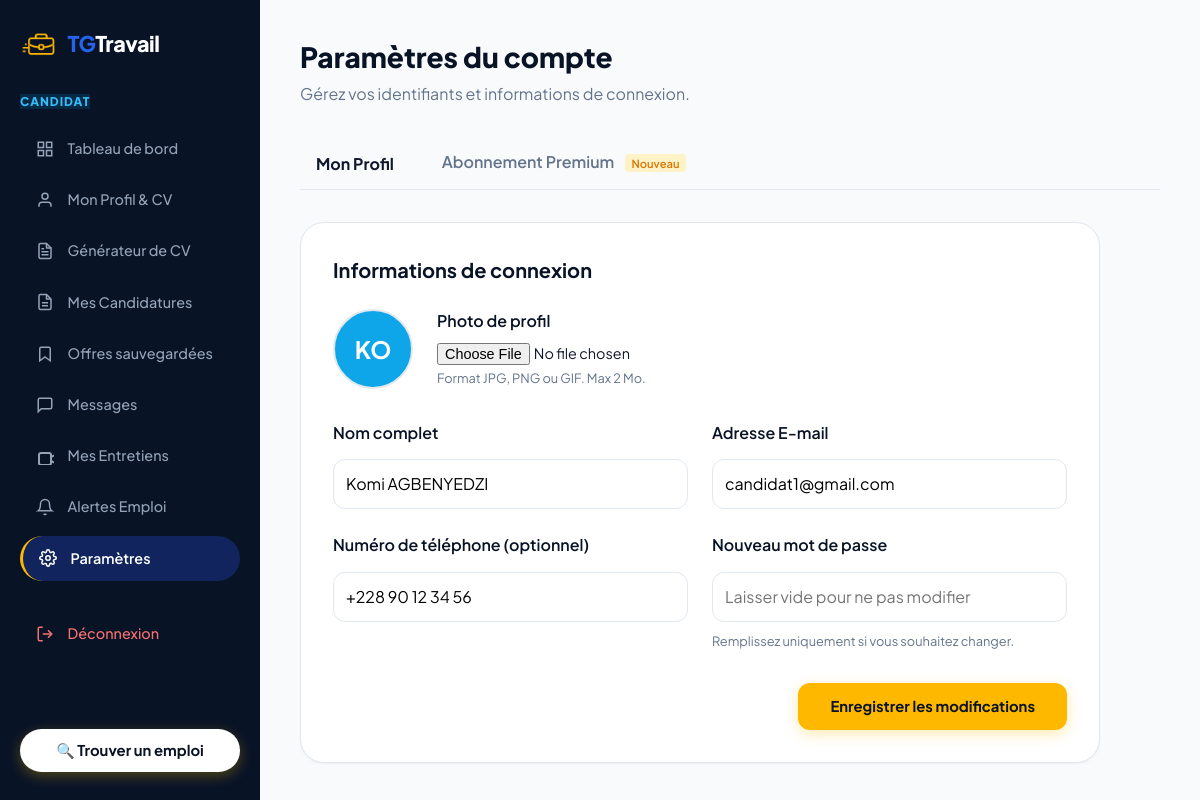
The page /siteweb/candidat/candidat-parametres.php (signed in) on the database its author committed.
### tables this page shows
CREATE TABLE `users` (
  `id` int(11) NOT NULL AUTO_INCREMENT,
  `nom` varchar(150) NOT NULL,
  `email` varchar(191) NOT NULL,
  `password` varchar(255) NOT NULL,
  `role` enum('candidat','recruteur','admin') NOT NULL DEFAULT 'candidat',
  `admin_level` enum('superadmin','moderator') DEFAULT 'superadmin',
  `telephone` varchar(30) DEFAULT NULL,
  `avatar` varchar(255) DEFAULT NULL,
  `statut_compte` enum('actif','suspendu','en_attente') NOT NULL DEFAULT 'actif',
  `created_at` timestamp NOT NULL DEFAULT CURRENT_TIMESTAMP,
  `updated_at` timestamp NOT NULL DEFAULT CURRENT_TIMESTAMP ON UPDATE CURRENT_TIMESTAMP,
  PRIMARY KEY (`id`),
  UNIQUE KEY `email` (`email`)
);

### siteweb/includes/auth.php (called while the page is built, shortened)
<?php
function isLoggedIn(): bool {
    return isset($_SESSION['user_id']);
}
function getCurrentUserId(): int {
    return (int)$_SESSION['user_id'];
}
function getCurrentUser(): ?array {
    $userId = getCurrentUserId();
    $db = getDB();
    $stmt = $db->prepare("SELECT * FROM users WHERE id = ?");
    $stmt->execute([$userId]);
    return $stmt->fetch() ?: null;
}

### siteweb/candidat/candidat-parametres.php (the view, shortened to what this page needs)
<?php
require_once __DIR__ . '/../includes/auth.php';
include __DIR__ . '/../includes/header.php';
?>
<div class="dashboard-wrapper">
  <?php include __DIR__ . '/../includes/candidat_sidebar.php'; ?>
  <main class="dashboard-content-main">
    <div class="dashboard-header" style="display: flex; justify-content: space-between; align-items: center; margin-bottom: 2rem;">
      <div class="dashboard-header-left" style="display:flex; align-items:center; gap:1rem;">
        <div>
        <h1 style="font-size: 1.75rem; font-weight: 800; color: var(--color-primary-dark);">Paramètres du compte</h1>
        <p style="color: var(--text-muted); margin-top: 0.25rem;">Gérez vos identifiants et informations de connexion.</p>
      </div>
      </div>
    </div>
    <div style="display: flex; gap: 1rem; margin-bottom: 2rem; border-bottom: 1px solid var(--border-light);">
        <button onclick="switchTab('profil')" id="tab-profil" style="background:none; border:none; padding:0.75rem 1rem; font-weight:700; color:var(--color-primary); border-bottom:3px solid var(--color-primary); cursor:pointer;">Mon Profil</button>
        <button onclick="switchTab('abonnement')" id="tab-abonnement" style="background:none; border:none; padding:0.75rem 1rem; font-weight:600; color:var(--text-muted); border-bottom:3px solid transparent; cursor:pointer;">Abonnement Premium <span style="background:#FEF3C7; color:#D97706; font-size:0.7rem; padding:0.15rem 0.4rem; border-radius:4px; margin-left:0.5rem;">Nouveau</span></button>
    </div>
    <div id="content-profil" class="dashboard-section" style="background: var(--bg-surface); border: 1px solid var(--border-light); border-radius: var(--radius-xl); padding: 2rem; box-shadow: var(--shadow-sm); max-width: 800px;">
      <h2 style="font-size: 1.25rem; font-weight: 700; color: var(--color-primary-dark); margin-bottom: 1.5rem;">Informations de connexion</h2>
      <form method="POST" action="../candidat/candidat-parametres.php" enctype="multipart/form-data">
        <div style="margin-bottom: 2rem; display: flex; align-items: center; gap: 1.5rem;">
          <?php if (!empty($user['avatar']) && file_exists(__DIR__ . '/' . $user['avatar'])): ?>
            <img src="<?= htmlspecialchars($user['avatar']) ?>" alt="Avatar" style="width: 80px; height: 80px; border-radius: 50%; object-fit: cover; border: 2px solid var(--border-light);">
          <?php else: ?>
            <div style="width: 80px; height: 80px; border-radius: 50%; background: #0EA5E9; color: #FFF; display: flex; align-items: center; justify-content: center; font-size: 1.5rem; font-weight: 700; border: 2px solid var(--border-light);">
              <?= htmlspecialchars(strtoupper(substr($user['nom'] ?? 'C', 0, 2))) ?>
            </div>
          <?php endif; ?>
          <div>
            <label style="display: block; font-weight: 600; color: var(--color-primary-dark); margin-bottom: 0.5rem;">Photo de profil</label>
            <input type="file" name="avatar_file" accept="image/png, image/jpeg, image/gif" style="font-size: 0.9rem;">
            <p style="font-size: 0.8rem; color: var(--text-muted); margin-top: 0.25rem;">Format JPG, PNG ou GIF. Max 2 Mo.</p>
          </div>
        </div>
        <div style="display: grid; grid-template-columns: 1fr 1fr; gap: 1.5rem; margin-bottom: 1.5rem;">
          <div class="form-group">
            <label style="display: block; font-weight: 600; color: var(--color-primary-dark); margin-bottom: 0.5rem;">Nom complet</label>
            <input type="text" name="nom" class="form-control" style="width: 100%; padding: 0.75rem; border: 1px solid var(--border-light); border-radius: var(--radius-md);" value="<?= htmlspecialchars($user['nom'] ?? '') ?>" required>
          </div>
          <div class="form-group">
            <label style="display: block; font-weight: 600; color: var(--color-primary-dark); margin-bottom: 0.5rem;">Adresse E-mail</label>
            <input type="email" name="email" class="form-control" style="width: 100%; padding: 0.75rem; border: 1px solid var(--border-light); border-radius: var(--radius-md);" value="<?= htmlspecialchars($user['email'] ?? '') ?>" required>
          </div>
        </div>
        <div style="display: grid; grid-template-columns: 1fr 1fr; gap: 1.5rem; margin-bottom: 2rem;">
          <div class="form-group">
            <label style="display: block; font-weight: 600; color: var(--color-primary-dark); margin-bottom: 0.5rem;">Numéro de téléphone (optionnel)</label>
            <input type="text" name="telephone" class="form-control" style="width: 100%; padding: 0.75rem; border: 1px solid var(--border-light); border-radius: var(--radius-md);" value="<?= htmlspecialchars($user['telephone'] ?? '') ?>">
          </div>
          <div class="form-group">
            <label style="display: block; font-weight: 600; color: var(--color-primary-dark); margin-bottom: 0.5rem;">Nouveau mot de passe</label>
            <input type="password" name="password" class="form-control" style="width: 100%; padding: 0.75rem; border: 1px solid var(--border-light); border-radius: var(--radius-md);" placeholder="Laisser vide pour ne pas modifier">
            <span style="font-size: 0.8rem; color: var(--text-muted); margin-top: 0.25rem; display: block;">Remplissez uniquement si vous souhaitez changer.</span>
          </div>
        </div>
        <div style="text-align: right;">
          <button type="submit" class="btn-primary" style="padding: 0.75rem 2rem; border-radius: var(--radius-md);">Enregistrer les modifications</button>
        </div>
      </form>
    </div>
  </main>
</div>
<?php include __DIR__ . '/../includes/footer.php'; ?>

### siteweb/css/style.css (style rules this page uses)
:root { --color-primary-dark: #081326; --color-primary-navy: #0C1E3C; --color-primary-blue: #1E40AF; --color-primary-hover: #1D4ED8; --color-accent-yellow: #FFB800; --color-accent-yellow-hover: #E5A500; --color-accent-orange: #F97316; --bg-page: #F8FAFC; --bg-surface: #FFFFFF; --bg-surface-secondary: #F1F5F9; --border-light: #E2E8F0; --border-subtle: #F1F5F9; --text-main: #0F172A; --text-muted: #64748B; --text-light: #94A3B8; --status-green-bg: #ECFDF5; --status-green-text: #059669; --status-green-border: #A7F3D0; --status-blue-bg: #EFF6FF; --status-blue-text: #2563EB; --status-purple-bg: #FAF5FF; --status-purple-text: #9333EA; --status-orange-bg: #FFFBEB; --status-orange-text: #D97706; --status-red-bg: #FEF2F2; --status-red-text: #DC2626; --font-family: 'Plus Jakarta Sans', 'Outfit', system-ui, -apple-system, sans-serif; --radius-sm: 8px; --radius-md: 12px; --radius-lg: 16px; --radius-xl: 24px; --radius-pill: 9999px; --shadow-sm: 0 1px 2px 0 rgba(0, 0, 0, 0.05); --shadow-md: 0 4px 6px -1px rgba(0, 0, 0, 0.08), 0 2px 4px -1px rgba(0, 0, 0, 0.04); --shadow-lg: 0 10px 15px -3px rgba(0, 0, 0, 0.08), 0 4px 6px -2px rgba(0, 0, 0, 0.03); --shadow-card: 0 10px 30px -10px rgba(0, 0, 0, 0.06); --shadow-dropdown: 0 20px 25px -5px rgba(0, 0, 0, 0.1), 0 10px 10px -5px rgba(0, 0, 0, 0.04); --max-width: 1240px; }
*, *::before, *::after { box-sizing: border-box; margin: 0; padding: 0; }
body { font-family: var(--font-family); background-color: var(--bg-page); color: var(--text-main); line-height: 1.5; -webkit-font-smoothing: antialiased; min-height: 100vh; display: flex; flex-direction: column; }
button, input, select, textarea { font: inherit; }
button { cursor: pointer; border: none; background: none; }
.btn-primary { background-color: var(--color-accent-yellow); color: #081326; font-weight: 700; font-size: 0.925rem; padding: 0.65rem 1.4rem; border-radius: var(--radius-pill); transition: all 0.2s ease; display: inline-flex; align-items: center; justify-content: center; gap: 0.5rem; box-shadow: 0 4px 14px rgba(255, 184, 0, 0.3); }
.dashboard-wrapper { display: flex; min-height: 100vh; background-color: var(--bg-body); }
.dashboard-content-main { flex: 1; padding: 2.25rem 2.5rem; overflow-y: auto; }
.form-group { display: flex; flex-direction: column; gap: 0.4rem; }

### siteweb/includes/header.php (style rules this page uses)
.form-group { display:flex; flex-direction:column; gap:.4rem; }

### rows shown on the page
users: nom "KO", nom "Komi AGBENYEDZI", email "candidat1@gmail.com", telephone "+228 90 12 34 56"
